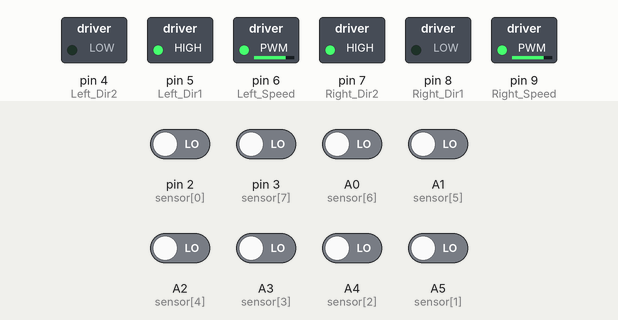
Bench run of a sketch on a simulated Arduino Uno, built with avr-gcc and run on an emulated ATmega328P. On the bench: switched loads named in the sketch (green lamp = pin HIGH). The inputs (shaded band) are chosen by the test bench; at power-on: A0 (sensor[6]), A1 (sensor[5]), A2 (sensor[4]), A3 (sensor[3]), A4 (sensor[2]), A5 (sensor[1]), pin 2 (sensor[0]), pin 3 (sensor[7]) LOW.

Above: at 1.2 s.
1.3 s: pin 2 (sensor[0]) driven HIGH
At 2.4 s:
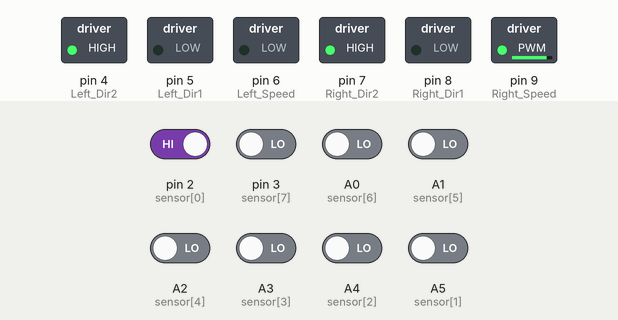
2.9 s: pin 3 (sensor[7]) driven HIGH
At 3.5 s:
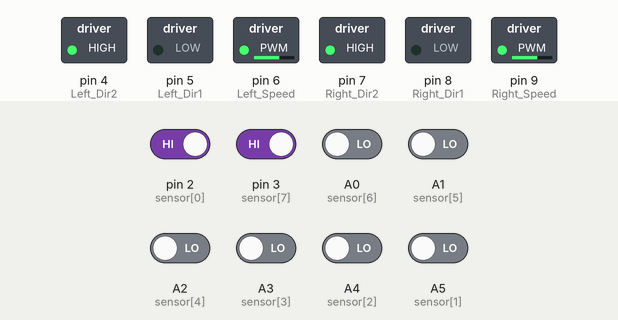
4.4 s: A0 (sensor[6]) driven HIGH
At 5.6 s:
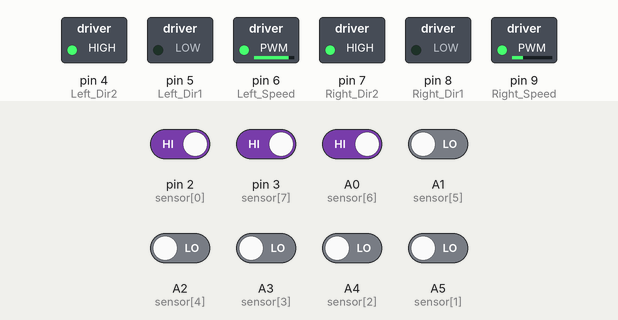
5.9 s: A1 (sensor[5]) driven HIGH
At 7.0 s:
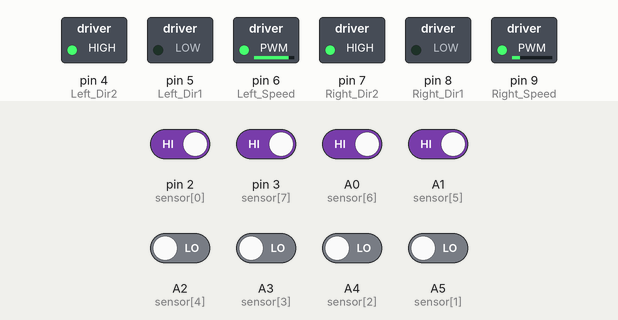
7.4 s: A5 (sensor[1]) driven HIGH
At 8.1 s:
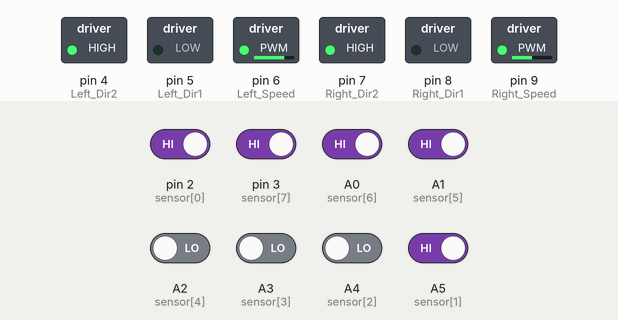
8.9 s: pin 3 (sensor[7]) driven LOW
At 9.3 s:
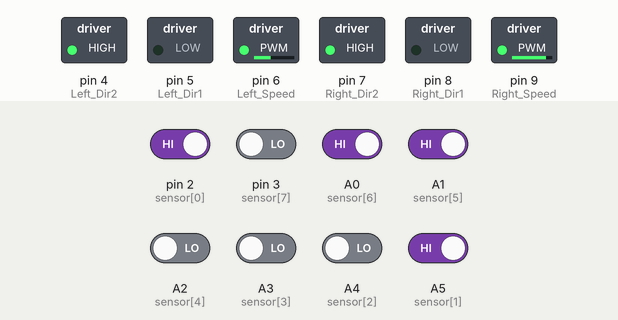
Timing chart, 0 to 11.4 s (numbered marks = the images above; inputs shaded):
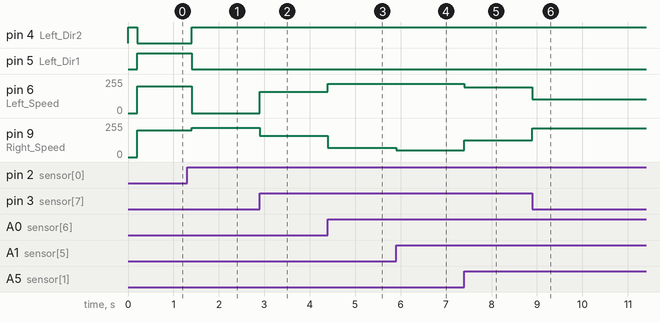

Measured:
- after the input at 1.3 s, pin 4 (Left_Dir2): LOW → HIGH after 0.10 s; pin 5 (Left_Dir1): HIGH → LOW after 0.10 s; pin 6 (Left_Speed): 200/255 → 0/255 after 0.10 s; pin 9 (Right_Speed): 200/255 → 220/255 after 0.10 s
- after the input at 2.9 s, pin 6 (Left_Speed): 0/255 → 160/255 at once; pin 9 (Right_Speed): 220/255 → 160/255 at once
- after the input at 4.4 s, pin 6 (Left_Speed): 160/255 → 220/255 at once; pin 9 (Right_Speed): 160/255 → 69/255 at once
- after the input at 5.9 s, pin 9 (Right_Speed): 69/255 → 50/255 at once
- after the input at 7.4 s, pin 6 (Left_Speed): 220/255 → 193/255 at once; pin 9 (Right_Speed): 50/255 → 127/255 at once
- after the input at 8.9 s, pin 6 (Left_Speed): 193/255 → 105/255 at once; pin 9 (Right_Speed): 127/255 → 215/255 at once

The sketch:

PID2.ino
```cpp
#define Left_Dir1 5
#define Left_Dir2 4
#define Left_Speed 6
#define Right_Dir1 8
#define Right_Dir2 7
#define Right_Speed 9
#define buzzer 11

int sensor[8] = { 2,A5,A4,A3,A2,A1,A0,3 }; // Pin assignment

int sensorReading[8] = { 0 }; // Sensor reading array

float activeSensor = 0; // Count active sensors
float totalSensor = 0; // Total sensor readings
float avgSensor = 4.5; // Average sensor reading

float Kp = 110;
float Ki = 0;
float Kd = 120;

float error = 0;
float previousError = 0;
float totalError = 0;

float power = 0;

int PWM_Right, PWM_Left, bs=160, ms=220;

int ls=1;

int aw=0;

int ff=0;

void setup()
{
 //Serial.begin(9600);

  pinMode(Left_Dir1, OUTPUT);
  pinMode(Left_Dir2, OUTPUT);
  pinMode(Left_Speed, OUTPUT);
  pinMode(Right_Dir1, OUTPUT);
  pinMode(Right_Dir2, OUTPUT);
  pinMode(Right_Speed, OUTPUT);

  //pinMode(buzzer, OUTPUT);
  //digitalWrite(buzzer, LOW);

  for(int i=0; i<8; i++) {
    pinMode(sensor[i], INPUT);
  }

  Stop();

  Forward();

  //beep();
}

void loop()
{
   lineFollow();
}

void Left_Forward()
{
  digitalWrite(Left_Dir1, LOW);
  digitalWrite(Left_Dir2, HIGH);
}

void Left_Reverse()
{
  digitalWrite(Left_Dir1, HIGH);
  digitalWrite(Left_Dir2, LOW);
}

void Right_Forward()
{
  digitalWrite(Right_Dir1, LOW);
  digitalWrite(Right_Dir2, HIGH);
}

void Right_Reverse()
{
  digitalWrite(Right_Dir1, HIGH);
  digitalWrite(Right_Dir2, LOW);
}

void Go(int s)
{
  analogWrite(Right_Speed, s);
  analogWrite(Left_Speed, s);
}

void Forward()
{
  Left_Forward();
  Right_Forward();
}

void Reverse()
{
  Left_Reverse();
  Right_Reverse();
}

void Turn_Left()
{
  Right_Forward();
  Left_Reverse();
}

void Turn_Right()
{
  Right_Reverse();
  Left_Forward();
}

void Stop()
{
  analogWrite(Left_Speed,0);
  analogWrite(Right_Speed, 0);
}

/*void beep()
{
  digitalWrite(buzzer, HIGH);
  delay(200);
  digitalWrite(buzzer, LOW);
  delay(200);
  digitalWrite(buzzer, HIGH);
  delay(200);
  digitalWrite(buzzer, LOW);
  delay(200);
}
*/
void PID_program()
{
    readSensor();
    if(aw==0){

      error = avgSensor - 4.5; // Count how much robot deviate from center
      totalError += error; // Accumulate error for integral

      power = (Kp*error) + (Kd*(error-previousError)) + (Ki*totalError);

      previousError = error; // save previous error for differential

      PWM_Right = bs - int(power);
      PWM_Left = bs + int(power);

      if(PWM_Right > ms)
      {
        PWM_Right = ms;

      }

       if(PWM_Left > ms)
      {

        PWM_Left = ms;
      }
      if(PWM_Right < 0)
      {
        PWM_Right = 0;
      }
      if(PWM_Left < 0)
      {
        PWM_Left = 0;
      }

    }
}

void lineFollow(void) {
   PID_program();
   if(aw==0){

   if(ff==0){
   Forward();
   ff=1;
   }

   analogWrite(Left_Speed, PWM_Left);
   analogWrite(Right_Speed, PWM_Right);
   }
   else
   {
    aw=0;
    ff=0;
    delay(200);
    readSensor();
    if(aw==1)
    {
      aw=0;
    Go(200);
    if(ls==1)
    Turn_Left();
    else if(ls==2)
    Turn_Right();
    }

   }
}

void readSensor(void) {

      sensorReading[0] = digitalRead(sensor[0]);
      if(sensorReading[0]==1) { activeSensor+=1; }
      totalSensor += sensorReading[0] * (1);

      sensorReading[1] = digitalRead(sensor[1]);
      if(sensorReading[1]==1) { activeSensor+=1; }
      totalSensor += sensorReading[1] * (2);

      sensorReading[2] = digitalRead(sensor[2]);
      if(sensorReading[2]==1) { activeSensor+=1; }
      totalSensor += sensorReading[2] * (3);

      sensorReading[3] = digitalRead(sensor[3]);
      if(sensorReading[3]==1) { activeSensor+=1; }
      totalSensor += sensorReading[3] * (4);

      sensorReading[4] = digitalRead(sensor[4]);
      if(sensorReading[4]==1) { activeSensor+=1; }
      totalSensor += sensorReading[4] * (5);

      sensorReading[5] = digitalRead(sensor[5]);
      if(sensorReading[5]==1) { activeSensor+=1; }
      totalSensor += sensorReading[5] * (6);

      sensorReading[6] = digitalRead(sensor[6]);
      if(sensorReading[6]==1) { activeSensor+=1; }
      totalSensor += sensorReading[6] * (7);

      sensorReading[7] = digitalRead(sensor[7]);
      if(sensorReading[7]==1) { activeSensor+=1; }
      totalSensor += sensorReading[7] * (8);


      aw=(activeSensor==0)?1:0;

    if(aw==0)
    {
      if(sensorReading[7]==1)
      ls=2;
      else if(sensorReading[0]==1)
      ls=1;


    avgSensor = totalSensor/activeSensor;
    activeSensor = 0; totalSensor = 0;
    }

}

/*void testSensor(void) {
   for(int i=0; i<8; i++) {
    Serial.print(!digitalRead(sensor[i]));
  }
  Serial.println("");
  delay(20);
}*/
```
